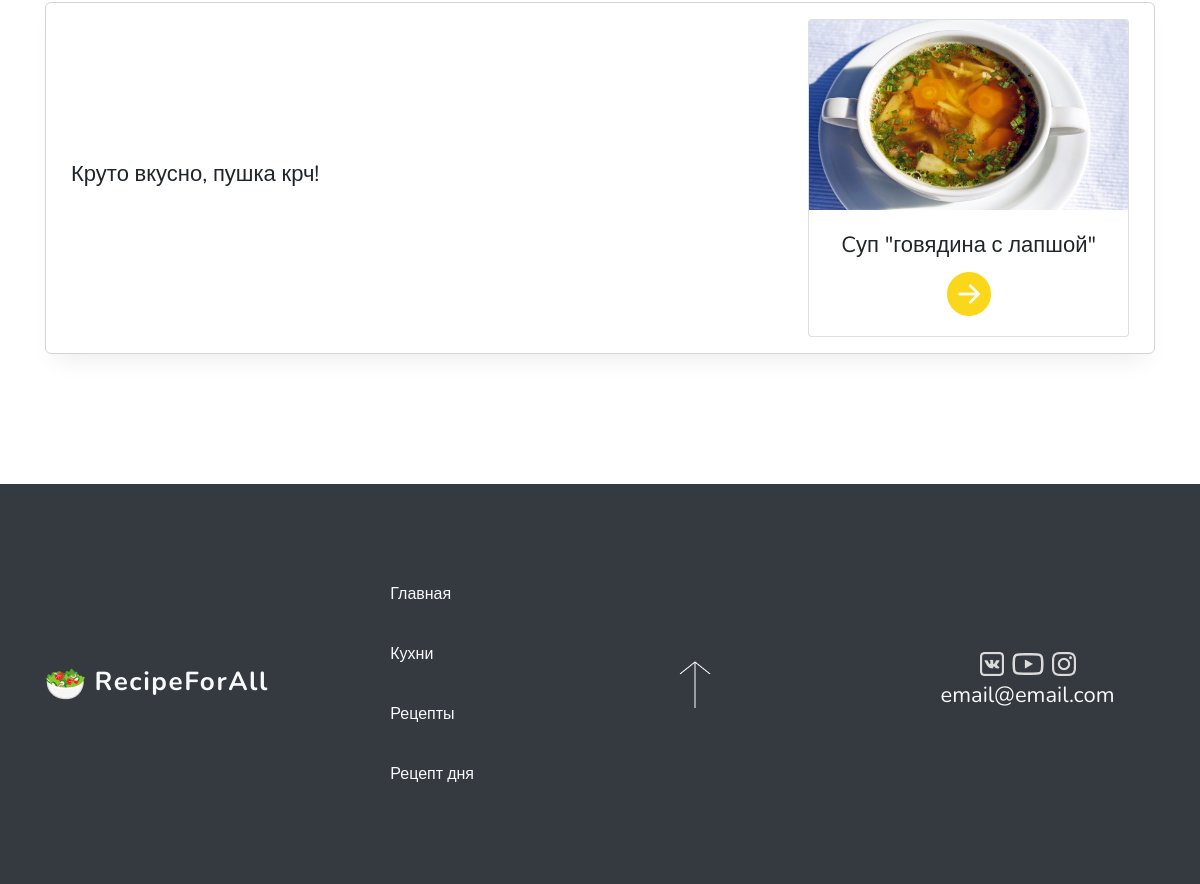
The page /profile/ (signed in, lower part) on the database as committed earlier.
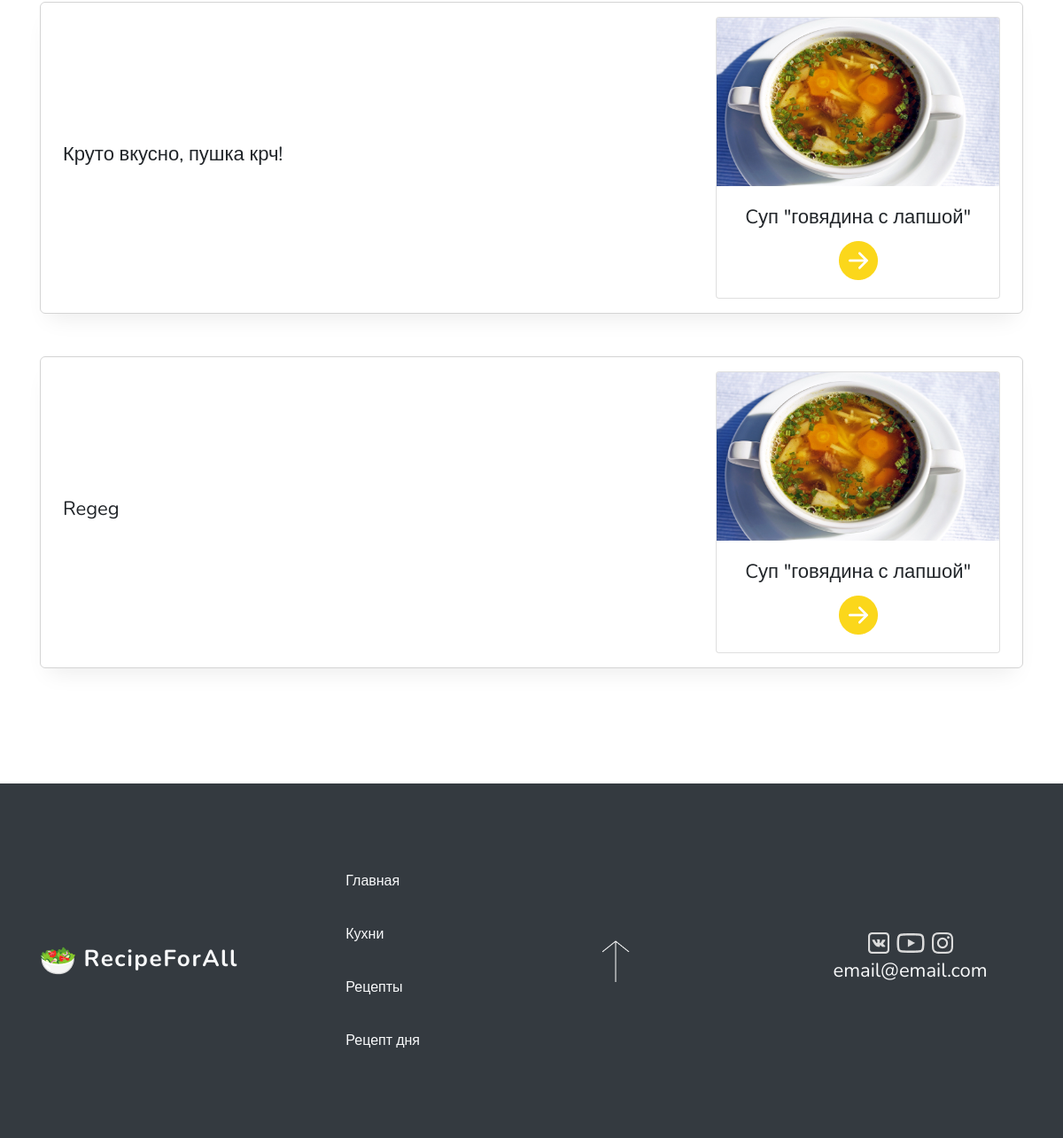
The same page on the database as committed later.
### recept/models.py (models this page shows, shortened)
class Comment(models.Model):
    recipe = models.ForeignKey(Recipe, on_delete=models.CASCADE, verbose_name='Рецепт')
    user = models.ForeignKey(User, on_delete=models.CASCADE, verbose_name='Пользователь')
    text = models.TextField(blank=False, verbose_name='Комментарий')
    time = models.DateTimeField(auto_now_add=True, verbose_name='Время создания')
    class Meta:
        verbose_name = 'Отзыв'
        verbose_name_plural = 'Отзывы'

class Recipe(models.Model):
    date = models.DateTimeField(auto_now_add=True, verbose_name='Время создания рецепта')
    kitchen = models.ForeignKey(Kitchen, on_delete=models.CASCADE, verbose_name='Кухня')
    category = models.ForeignKey(Category, on_delete=models.CASCADE, verbose_name='Категория')
    nameRecipe = models.CharField(max_length=255, verbose_name='Название')
    description = models.TextField(blank=True, verbose_name='Описание')
    timeofCreation = models.TimeField(auto_now_add=False, verbose_name='Время готовки')
    count = models.SmallIntegerField(verbose_name='Количество порций')
    imageRecipe = models.ImageField(upload_to='images/recipe/', verbose_name='Изображение готового блюда')
    class Meta:
        verbose_name = 'Рецепт'
        verbose_name_plural = 'Рецепты'

### recept/views.py (the view)
# urls.py: path('profile/', ProfileView.as_view(), name='profile'),
class ProfileView(View):
    def get(self, request):
        recipeOfDay = Recipe.objects.first()
        comments = Comment.objects.filter(user=request.user)
        recipes = Recipe.objects.all()
        context = {
            "recipeOfDay": recipeOfDay, "comments": comments, 'recipes': recipes
        }
        return render(request, 'recept/profile.html', context)

### recept/templates/recept/profile.html (shortened to what this page needs)
{% extends "recept/index.html" %}
{% load static %}
{% block two %}
    <div class="razdel-2">
        <div class="container">
            {% for comment in comments %}
                <div class="col-md-12 stage my-5 p-3">
                    <div class="row">
                        <div class="col-md-8 px-4 py-2 align-self-center">
                            <h4>{{ comment.text|capfirst }}</h4>
                        </div>
                        <div class="col-md-4 px-4 align-self-center">
                            {% for recipe in recipes %}
                                {% if comment.recipe.id == recipe.id %}
                                        <div class="card">
                                            <img class="card-img-top" src="{{ recipe.imageRecipe.url }}" alt="{{ recipe.nameRecipe }}" height="190">
                                            <div class="card-body text-center">
                                                <div class="card-title">
                                                    <h4>{{ recipe.nameRecipe }}</h4>
                                                </div>
                                                <a href="{% url 'recipe' recipe.id %}">
                                                    <img src="{% static 'image/go.png'%}" alt="image">
                                                </a>
                                            </div>
                                        </div>
                                {% endif %}
                            {% endfor %}
                        </div>
                    </div>
                </div>
            {% endfor %}
        </div>
    </div>
{% endblock %}

### recept/templates/recept/index.html (shortened to what this page needs)
<!DOCTYPE html>
{% load static %}
<html lang="ru">
<head>
    <link rel="stylesheet" href="https://maxcdn.bootstrapcdn.com/bootstrap/4.0.0/css/bootstrap.min.css">
    <link rel="stylesheet" href="{% static 'css/main.css' %}">
</head>
<body>
    {% block two %}{% endblock %}
    {% include "recept/components/footer.html" %}
</body>
</html>

### recept/templates/recept/components/header.html (shortened to what this page needs)
{% load static %}

### recept/templates/recept/components/footer.html
{% load static %}
<footer class="bg-dark">
    <div class="container footer">
        <div class="row justify-content-md-center">
            <div class="col-md-3 text-light align-self-center">
                <h1 class="navbar-brand title">
                    <img src="{% static 'image/logo.png' %}" alt="logo">
                    RecipeForAll
                </h1>
            </div>
            <div class="col-md-2 nav flex-column">
                <a class="nav-item nav-link text-light" href="{% url 'home' %}">Главная</a>
                <a class="nav-item nav-link text-light" href="{% url 'kitchen' slug='all' %}">Кухни</a>
                <a class="nav-item nav-link text-light" href="{% url 'recipe' slug='all' %}">Рецепты</a>
                <a class="nav-item nav-link text-light" href="{% url 'recipe' recipeOfDay.id %}">Рецепт дня</a>
            </div>
            <div class="col align-self-center text-center">
                <a href="#">
                    <img src="{% static 'image/up.png' %}" alt="up">
                </a>
            </div>
            <div class="col-md-3 align-self-center text-light text-center">
                <div class="row justify-content-md-center">
                    <a class="mx-1" href="#">
                        <img src="{% static 'image/vk.png' %}" alt="vk">
                    </a>
                    <a class="mx-1" href="#">
                        <img src="{% static 'image/yt.png' %}" alt="yt">
                    </a>
                    <a class="mx-1" href="#">
                        <img src="{% static 'image/inst.png' %}" alt="inst">
                    </a>
                </div>
                <h4 class="mt-1">email@email.com</h4>
            </div>
        </div>
    </div>
</footer>

### recept/static/css/main.css (style rules this page uses)
body { font-family: 'Nunito', sans-serif; }
h1 { font-style: normal; font-weight: 800; font-size: 46px; line-height: 63px; letter-spacing: 0.04em; }
h1.title { font-style: normal; font-weight: bold; font-size: 26px; line-height: 35px; letter-spacing: 0.06em; margin: 0px; }
h4 { font-style: normal; font-weight: normal; font-size: 22px; line-height: 30px; }
.nav-link { margin-right: 40px; }
.footer { padding-top: 80px; padding-bottom: 80px; }
.col-md-2.nav { align-content: flex-end }
.col-md-2.nav a { margin: 10px 0px; }
.razdel-2 { margin: 130px 0px; }
.stage.my-5 { box-shadow: 0px 15px 24px -10px rgba(0, 0, 0, 0.08); border-radius: 6px; }
.stage { border: 1px solid #d4d4d4; border-radius: 6px; box-sizing: border-box; padding: 12px; }

Rows that differ between the two databases and show on the page:
added Comment: text "Regeg", Recipe (imageRecipe (picture), nameRecipe "Cуп \"говядина с лапшой\"")
